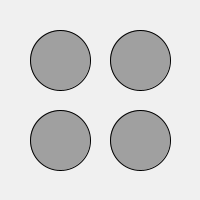
Frame 1 (no input)
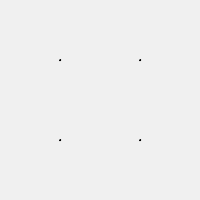
Frame 60 (the mouse pressed at the canvas centre just before this capture)
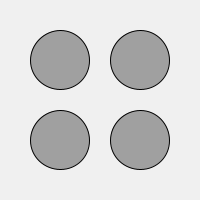
Frame 120 (the mouse held since frame 60 and released just before this capture)

The Processing sketch that drew these frames (run headless with seeded random() and noise(); from frame 60 on, the mouse is pressed at the canvas centre):

// Processing sketch: exercise04_04_four_varying_circles_sketch
// ── exercise04_04_four_varying_circles_sketch.pde
float circleDiameter = 60;
boolean shouldGrow = false;

void setup() {
    size(200, 200);
    smooth();
    ellipseMode(CENTER);
}

void draw() {
    background(240);
    fill(160);
    stroke(0);
    ellipse(60, 60, circleDiameter, circleDiameter);
    ellipse(140, 60, circleDiameter, circleDiameter);
    ellipse(60, 140, circleDiameter, circleDiameter);
    ellipse(140, 140, circleDiameter, circleDiameter);

    if(circleDiameter == 0) {
        shouldGrow = true;
    }
    if(circleDiameter == 60) {
        shouldGrow = false;
    }

    if(shouldGrow) {
        circleDiameter++;
    } else {
        circleDiameter--;
    }
}
